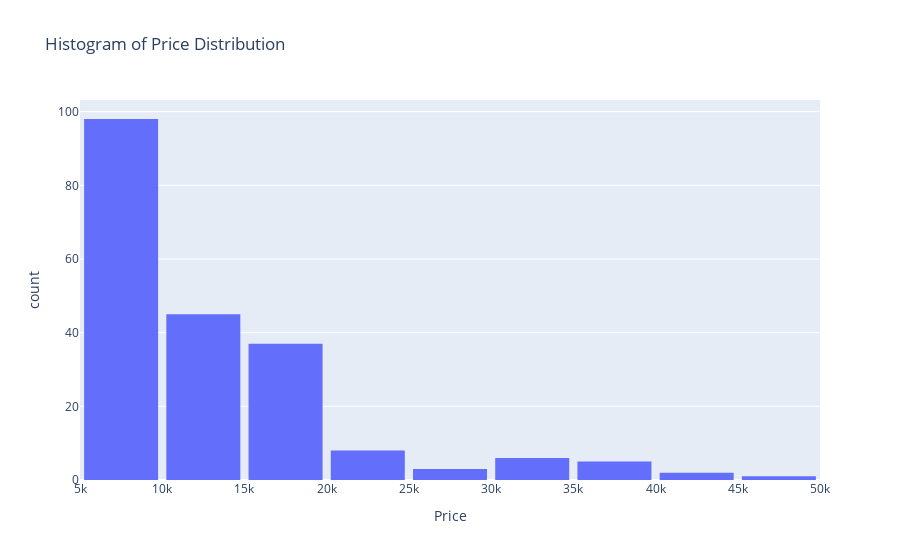

This figure's notebook cell:
### Code cell
# histogram for the 'price' variable
fig = px.histogram(df, x='price', nbins=20, title='Histogram of Price Distribution', labels={'price': 'Price'})
fig.update_layout(bargap=0.1)
fig.show()

### Figure 1 — Plotly figure (JSON) as saved in the notebook; plotly's stock layout.template omitted (floating-point values rounded to 4 significant figures; data arrays with more than 128 entries replaced by an {"elided": "..."} marker saying what was removed)
{"data": [{"alignmentgroup": "True", "bingroup": "x", "hovertemplate": "Price=%{x}<br>count=%{y}<extra></extra>", "legendgroup": "", "marker": {"color": "#636efa", "pattern": {"shape": ""}}, "name": "", "nbinsx": 20, "offsetgroup": "", "orientation": "v", "showlegend": false, "type": "histogram", "x": {"elided": "205 float values"}, "xaxis": "x", "yaxis": "y"}], "layout": {"autosize": true, "bargap": 0.1, "barmode": "relative", "legend": {"tracegroupgap": 0}, "title": {"text": "Histogram of Price Distribution"}, "xaxis": {"anchor": "y", "autorange": true, "domain": [0, 1], "range": [5000, 50000], "title": {"text": "Price"}, "type": "linear"}, "yaxis": {"anchor": "x", "autorange": true, "domain": [0, 1], "range": [0, 103.2], "title": {"text": "count"}}}}
